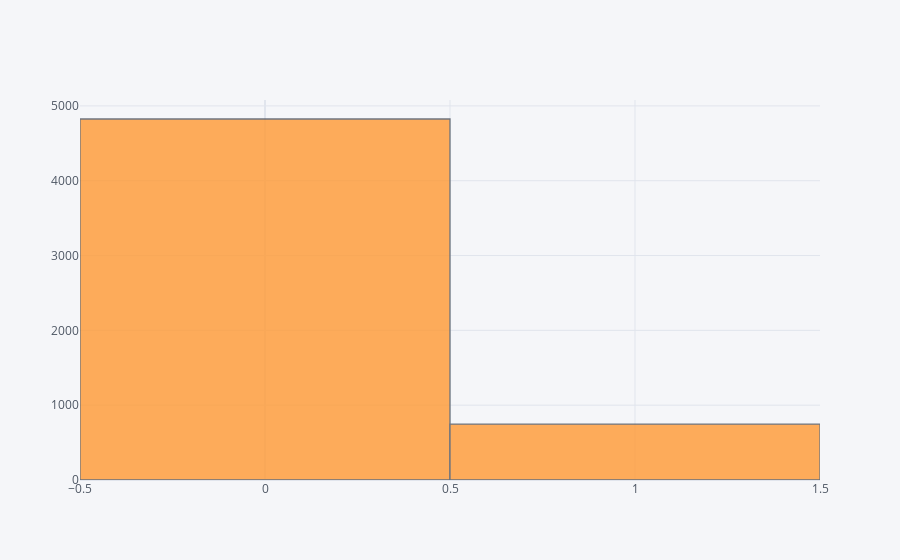

The notebook cell this image was saved under:
### Code cell
# interactive plotly hist plot for numerical vi_nm columns(i,e ham and spam)
df['v1_nm'].iplot(kind='hist')

### Figure 1 — Plotly figure (JSON) as saved in the notebook; plotly's stock layout.template omitted (floating-point values rounded to 4 significant figures; data arrays with more than 128 entries replaced by an {"elided": "..."} marker saying what was removed)
{"data": [{"histfunc": "count", "histnorm": "", "marker": {"color": "rgba(255, 153, 51, 1.0)", "line": {"color": "#4D5663", "width": 1.3}}, "name": "v1_nm", "opacity": 0.8, "orientation": "v", "x": {"elided": "5572 int values"}, "type": "histogram"}], "layout": {"barmode": "overlay", "legend": {"bgcolor": "#F5F6F9", "font": {"color": "#4D5663"}}, "paper_bgcolor": "#F5F6F9", "plot_bgcolor": "#F5F6F9", "title": {"font": {"color": "#4D5663"}}, "xaxis": {"gridcolor": "#E1E5ED", "showgrid": true, "tickfont": {"color": "#4D5663"}, "title": {"font": {"color": "#4D5663"}, "text": ""}, "zerolinecolor": "#E1E5ED"}, "yaxis": {"gridcolor": "#E1E5ED", "showgrid": true, "tickfont": {"color": "#4D5663"}, "title": {"font": {"color": "#4D5663"}, "text": ""}, "zerolinecolor": "#E1E5ED"}}}
